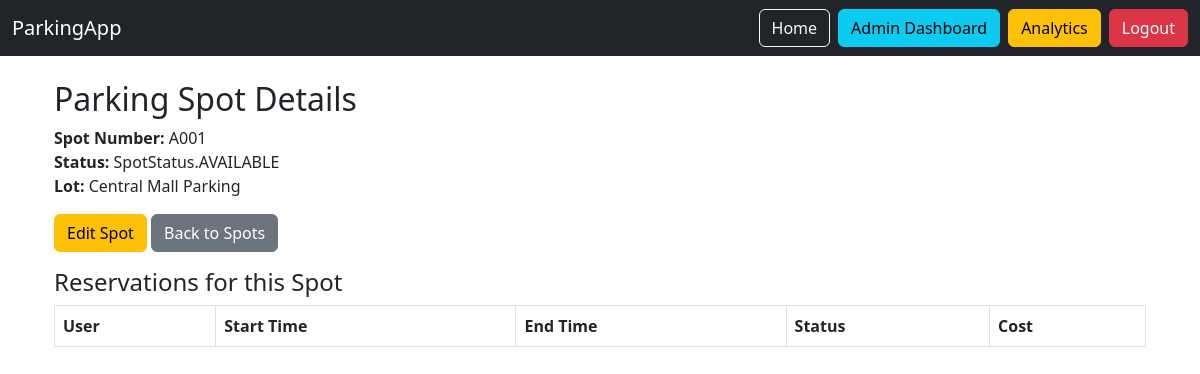
Page /admin/spots/1 (signed in) on the committed database.
### app/models/parking.py (models this page shows, shortened)
class ParkingSpot(BaseModel):
    __tablename__ = "parking_spots"
    spot_number = db.Column(db.String(10), nullable=False)
    parking_lot_id = db.Column(db.Integer, db.ForeignKey('parking_lots.id'), nullable=False)
    status = db.Column(db.Enum(SpotStatus), default=SpotStatus.AVAILABLE.value, nullable=False)
    parking_lot = db.relationship('ParkingLot', back_populates='parking_spots')
    reservations = db.relationship('Reservation', back_populates='parking_spot')
    __table_args__ = (db.UniqueConstraint('spot_number', 'parking_lot_id'),)

class ParkingLot(BaseModel):
    __tablename__ = "parking_lots"
    name = db.Column(db.String(200), nullable=False)
    address = db.Column(db.Text, nullable=False)
    city_id = db.Column(db.Integer, db.ForeignKey('cities.id'), nullable=False)
    total_spots = db.Column(db.Integer, nullable=False, default=0)
    available_spots = db.Column(db.Integer, nullable=False, default=0)
    price_per_hour = db.Column(db.Numeric(10, 2), nullable=False, default=Decimal('10.00'))
    status = db.Column(db.Enum(ParkingLotStatus), default=ParkingLotStatus.ACTIVE, nullable=False)
    city = db.relationship('City', back_populates='parking_lots')
    parking_spots = db.relationship('ParkingSpot', back_populates='parking_lot', cascade='all, delete-orphan')

### app/routes/admin.py (the view)
@admin_bp.route('/spots/<int:spot_id>')
@require_permission(PermissionType.VIEW_PARKING_DETAILS.value)
@refresh_db_session
def view_parking_spot_details(spot_id):
    spot = ParkingSpot.query.get_or_404(spot_id)
    reservations = Reservation.query.filter_by(parking_spot_id=spot_id).order_by(Reservation.created_at.desc()).all()
    return render_template('admin/parking/spot_details.html', spot=spot, reservations=reservations)

### app/routes/admin.py (called while the page is built)
def refresh_db_session(func):
    @wraps(func)
    def wrapper(*args, **kwargs):
        db.session.expire_all()  # clears SQLAlchemy cache
        return func(*args, **kwargs)
    return wrapper

### app/templates/admin/parking/spot_details.html (shortened to what this page needs)
{% extends 'home.html' %}
{% block content %}
<div class="container mt-4">
  <h2>Parking Spot Details</h2>
  <div class="mb-3">
    <strong>Spot Number:</strong> {{ spot.spot_number }}<br>
    <strong>Status:</strong> {{ spot.status }}<br>
    <strong>Lot:</strong> {{ spot.parking_lot.name if spot.parking_lot else '' }}<br>
  </div>
  <a href="{{ url_for('admin.edit_parking_spot', spot_id=spot.id) }}" class="btn btn-warning mb-3">Edit Spot</a>
  <a href="{{ url_for('admin.list_spots') }}" class="btn btn-secondary mb-3">Back to Spots</a>
  <h4>Reservations for this Spot</h4>
  <table class="table table-bordered table-striped">
    <thead>
      <tr>
        <th>User</th>
        <th>Start Time</th>
        <th>End Time</th>
        <th>Status</th>
        <th>Cost</th>
      </tr>
    </thead>
  </table>
</div>
{% endblock %}

### rows in the picture
ParkingSpot: spot_number "A001", status "SpotStatus.AVAILABLE"
ParkingLot: parking_lot "Central Mall Parking"
